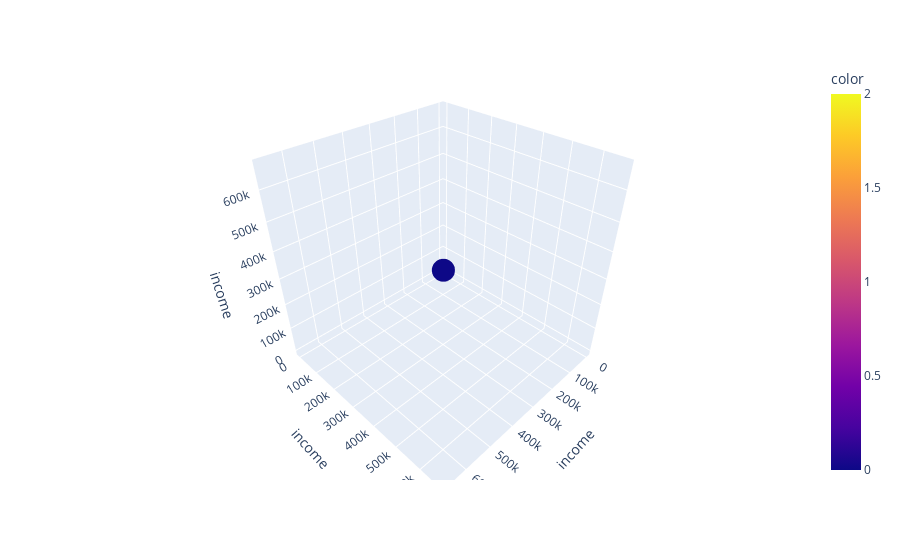

Write notebook code for a chart like this one.
### Code cell
@interact(col1=df1.columns, col2=df1.columns, col3=df1.columns)
def plot(col1, col2, col3):
    fig = px.scatter_3d(df1, x=col1, y=col2, z=col3, color=kmeans.labels_)

    # Customize the plot
    fig.update_layout(scene=dict(xaxis_title=col1, yaxis_title=col2, zaxis_title=col3))
    fig.show(renderer="vscode")

### Figure 1 — Plotly figure (JSON) as saved in the notebook; plotly's stock layout.template omitted (floating-point values rounded to 4 significant figures; data arrays with more than 128 entries replaced by an {"elided": "..."} marker saying what was removed)
{"data": [{"hovertemplate": "income=%{z}<br>color=%{marker.color}<extra></extra>", "legendgroup": "", "marker": {"color": {"elided": "2240 int values"}, "coloraxis": "coloraxis", "symbol": "circle"}, "mode": "markers", "name": "", "scene": "scene", "showlegend": false, "type": "scatter3d", "x": {"elided": "2240 float values"}, "y": {"elided": "2240 float values"}, "z": {"elided": "2240 float values"}}], "layout": {"coloraxis": {"colorbar": {"title": {"text": "color"}}, "colorscale": [[0, "#0d0887"], [0.1111, "#46039f"], [0.2222, "#7201a8"], [0.3333, "#9c179e"], [0.4444, "#bd3786"], [0.5556, "#d8576b"], [0.6667, "#ed7953"], [0.7778, "#fb9f3a"], [0.8889, "#fdca26"], [1, "#f0f921"]]}, "legend": {"tracegroupgap": 0}, "margin": {"t": 60}, "scene": {"domain": {"x": [0, 1], "y": [0, 1]}, "xaxis": {"title": {"text": "income"}}, "yaxis": {"title": {"text": "income"}}, "zaxis": {"title": {"text": "income"}}}}}
